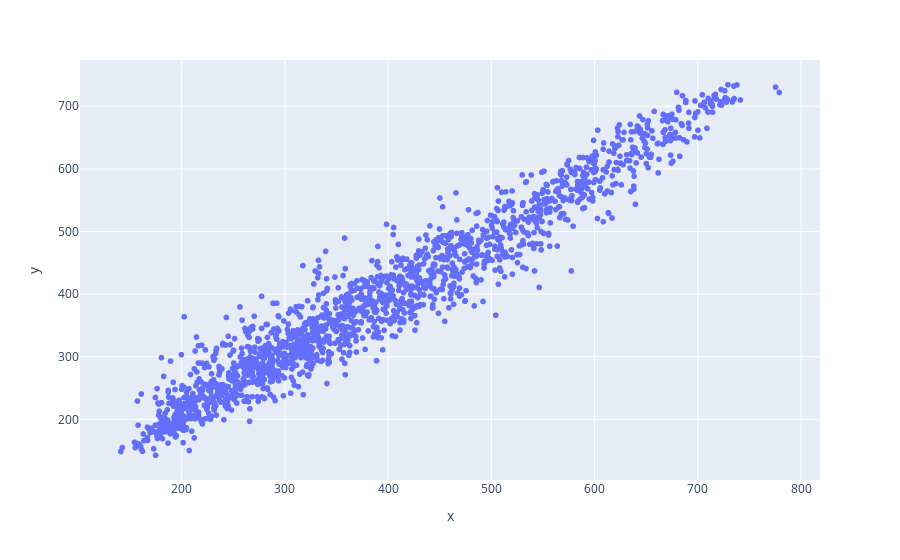

The notebook cell saved with this chart:
### Code cell
px.scatter(
    x=y_val,
    y=y_pred
)

### Figure 1 — Plotly figure (JSON) as saved in the notebook; plotly's stock layout.template omitted (floating-point values rounded to 4 significant figures; data arrays with more than 128 entries replaced by an {"elided": "..."} marker saying what was removed)
{"data": [{"hovertemplate": "x=%{x}<br>y=%{y}<extra></extra>", "legendgroup": "", "marker": {"color": "#636efa", "symbol": "circle"}, "mode": "markers", "name": "", "showlegend": false, "type": "scattergl", "x": {"elided": "1752 float values"}, "xaxis": "x", "y": {"elided": "1752 float values"}, "yaxis": "y"}], "layout": {"legend": {"tracegroupgap": 0}, "margin": {"t": 60}, "xaxis": {"anchor": "y", "domain": [0, 1], "title": {"text": "x"}}, "yaxis": {"anchor": "x", "domain": [0, 1], "title": {"text": "y"}}}}
